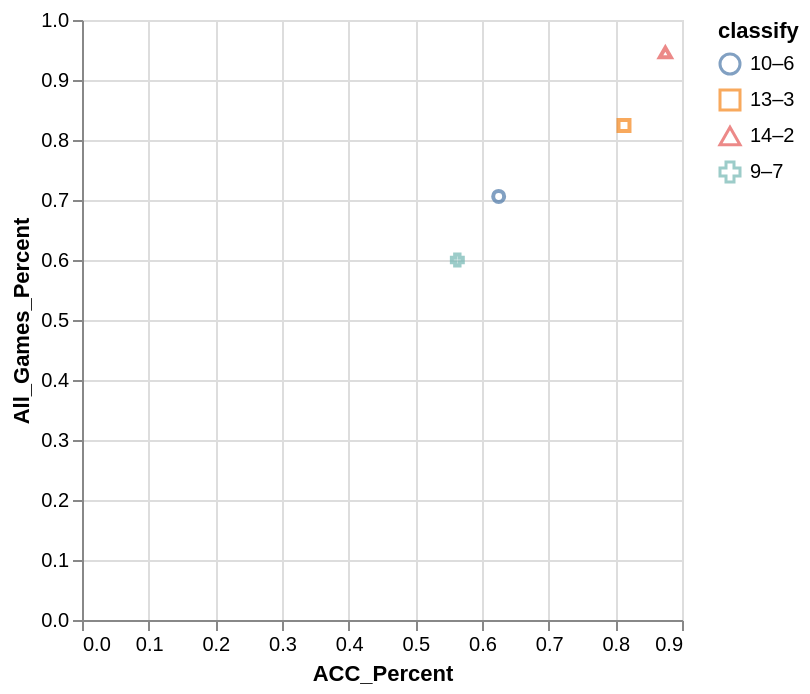

Write a Vega-Lite specification for this figure.
### Vega-Lite specification from a JSON file in a GitHub repository (floating-point values rounded to 4 significant figures)
{"data": {"values": [{"x_data": 0.625, "y_data": 0.706, "classify": "10–6"}, {"x_data": 0.813, "y_data": 0.824, "classify": "13–3"}, {"x_data": 0.875, "y_data": 0.946, "classify": "14–2"}, {"x_data": 0.563, "y_data": 0.6, "classify": "9–7"}]}, "mark": "point", "encoding": {"x": {"field": "x_data", "type": "quantitative", "title": "ACC_Percent", "scale": {"zero": "false"}}, "y": {"field": "y_data", "type": "quantitative", "title": "All_Games_Percent", "scale": {"zero": "false"}}, "color": {"field": "classify", "type": "nominal"}, "shape": {"field": "classify", "type": "nominal"}}}
